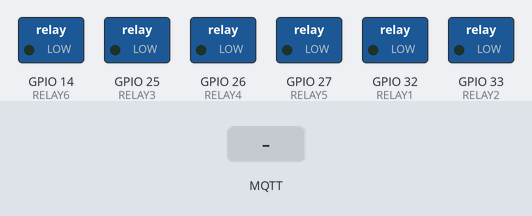
The sketch below on a simulated ESP32. Shown: switched loads named in the sketch (green lamp = pin HIGH). The test bench sets the inputs (shaded band). WiFi joins after 1.5 s; servers stay silent unless stated; random numbers use the default seed unless the sketch sets one; no MQTT or app messages arrive unless stated; what the sketch prints to the serial monitor is not drawn.

Above: at 2.7 s.
2.8 s: MQTT message "ON" arrives on the first subscribed topic
At 4.0 s:
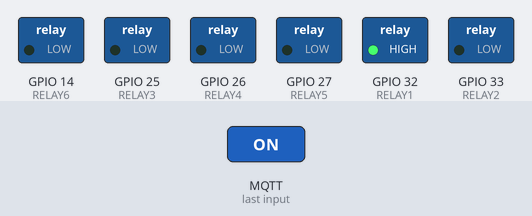
4.3 s: MQTT message "ON" arrives on the second subscribed topic
At 5.4 s:
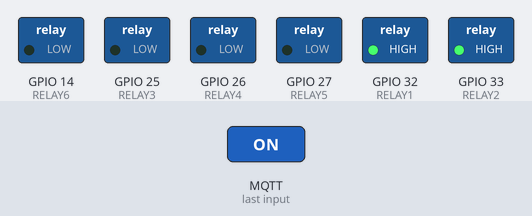
5.8 s: MQTT message "OFF" arrives on the first subscribed topic
At 6.5 s:
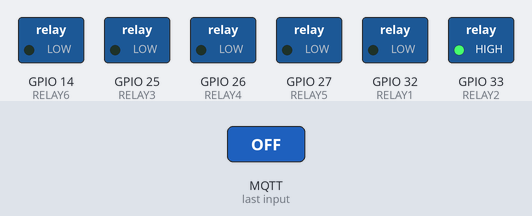
7.3 s: MQTT message "ON" arrives on the third subscribed topic
At 7.6 s:
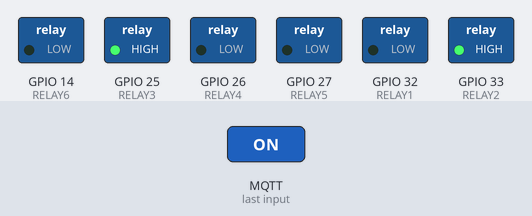
8.8 s: MQTT message "OFF" arrives on the second subscribed topic
At 9.9 s:
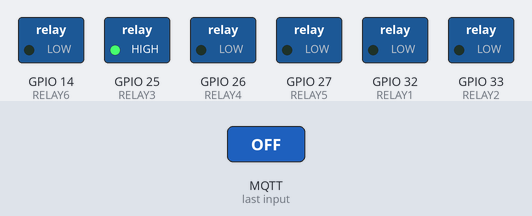
10.3 s: MQTT message "OFF" arrives on the third subscribed topic
At 11.1 s:
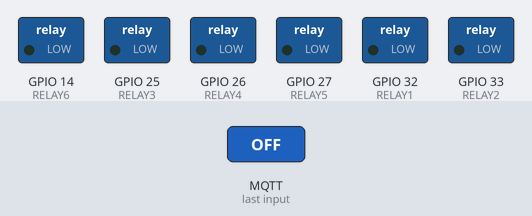
Timing chart, 0 to 12.8 s (numbered marks = the images above; inputs shaded):
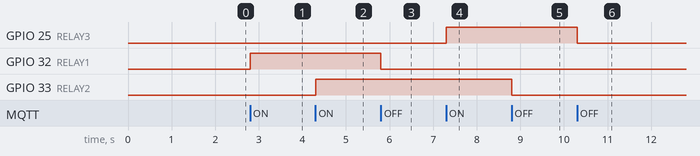

The sketch:

relay_control.ino
```cpp
#include <WiFi.h>
#include <PubSubClient.h>

const char* wifiName = "Pasca LAB TI";
const char* wifiPass = "nakamsenjem";

const char* brokerUser = "obyskxhx:obyskxhx";
const char* brokerPass = "Fe_3_tBuwmc8vMMqT2hYiboTsBlBmPz1";
const char* brokerHost = "armadillo.rmq.cloudamqp.com";  // broker

const char* TopicAll = "farm/all";  // TOPIC

const char* topicRelay1 = "relay1";
const char* topicRelay2 = "relay2";
const char* topicRelay3 = "relay3";
const char* topicRelay4 = "relay4";
const char* topicRelay5 = "relay5";
const char* topicRelay6 = "relay6";

// Deklarasi client wifi
WiFiClient espClient;
// Deklarasi MQTT Client
PubSubClient client(espClient);

// GPIO pins for relays
#define RELAY1 32
#define RELAY2 33
#define RELAY3 25
#define RELAY4 26
#define RELAY5 27
#define RELAY6 14

void setup() {
  Serial.begin(9600); //115200

  // Setup relay pins as OUTPUT
  pinMode(RELAY1, OUTPUT);
  pinMode(RELAY2, OUTPUT);
  pinMode(RELAY3, OUTPUT);
  pinMode(RELAY4, OUTPUT);
  pinMode(RELAY5, OUTPUT);
  pinMode(RELAY6, OUTPUT);

  // Ensure all relays are OFF initially
  digitalWrite(RELAY1, LOW);
  digitalWrite(RELAY2, LOW);
  digitalWrite(RELAY3, LOW);
  digitalWrite(RELAY4, LOW);
  digitalWrite(RELAY5, LOW);
  digitalWrite(RELAY6, LOW);

  KoneksiWIFI();
  client.setServer(brokerHost, 1883);
  client.setCallback(callback);
}

void loop() {
  if (!client.connected()) {
    reconnect();
  }
  client.loop();
}

void KoneksiWIFI() {
  Serial.print("Konek ke: ");
  Serial.println(wifiName);

  // Memposisikan MCU sebagai station
  // MCU dihubungkan ke Router Access Point
  WiFi.mode(WIFI_STA);
  WiFi.begin(wifiName, wifiPass);
  while (WiFi.status() != WL_CONNECTED) {
    delay(500);
    Serial.print(".");
  }

  // NodeMCU telah terhubung ke Access Point
  Serial.println();
  Serial.println("WiFi connected");
  Serial.print("IP address: ");
  Serial.println(WiFi.localIP());
}

void reconnect() {
  // Membentuk koneksi dengan Message Broker
  // dalam hal ini ke server RabbitMQ

  while (!client.connected()) {
    Serial.print("Attempting MQTT connection...");

    // Membangkitkan ID client acak ke Message Broker
    String clientId = "DSPTECH-";
    clientId += String(random(0xffff), HEX);

    if (client.connect(clientId.c_str(), brokerUser, brokerPass)) {
      Serial.println("connected");
      client.subscribe(topicRelay1);
      client.subscribe(topicRelay2);
      client.subscribe(topicRelay3);
      client.subscribe(topicRelay4);
      client.subscribe(topicRelay5);
      client.subscribe(topicRelay6);
    } else {
      Serial.print("failed, rc=");
      Serial.print(client.state());
      Serial.println(" try again in 5 seconds");
      delay(5000);
    }
  }
}


void callback(char* topic, byte* payload, unsigned int length) {
  String message;
  for (int i = 0; i < length; i++) {
    message += (char)payload[i];
  }

  Serial.print("Message received: ");
  Serial.println(message);

  if (strcmp(topic, topicRelay1) == 0) {
    if (message == "ON") {
      digitalWrite(RELAY1, HIGH);
    } else if (message == "OFF") {
      digitalWrite(RELAY1, LOW);
    }
  } else if (strcmp(topic, topicRelay2) == 0) {
    if (message == "ON") {
      digitalWrite(RELAY2, HIGH);
    } else if (message == "OFF") {
      digitalWrite(RELAY2, LOW);
    }
  } else if (strcmp(topic, topicRelay3) == 0) {
    if (message == "ON") {
      digitalWrite(RELAY3, HIGH);
    } else if (message == "OFF") {
      digitalWrite(RELAY3, LOW);
    }
  } else if (strcmp(topic, topicRelay4) == 0) {
    if (message == "ON") {
      digitalWrite(RELAY4, HIGH);
    } else if (message == "OFF") {
      digitalWrite(RELAY4, LOW);
    }
  } else if (strcmp(topic, topicRelay5) == 0) {
    if (message == "ON") {
      digitalWrite(RELAY5, HIGH);
    } else if (message == "OFF") {
      digitalWrite(RELAY5, LOW);
    }
  } else if (strcmp(topic, topicRelay6) == 0) {
    if (message == "ON") {
      digitalWrite(RELAY6, HIGH);
    } else if (message == "OFF") {
      digitalWrite(RELAY6, LOW);
    }
  }
}
```

Measured:
- after the input at 2.8 s, GPIO 32 (RELAY1): LOW → HIGH at once
- after the input at 4.3 s, GPIO 33 (RELAY2): LOW → HIGH at once
- after the input at 5.8 s, GPIO 32 (RELAY1): HIGH → LOW at once
- after the input at 7.3 s, GPIO 25 (RELAY3): LOW → HIGH at once
- after the input at 8.8 s, GPIO 33 (RELAY2): HIGH → LOW at once
- after the input at 10.3 s, GPIO 25 (RELAY3): HIGH → LOW at once
